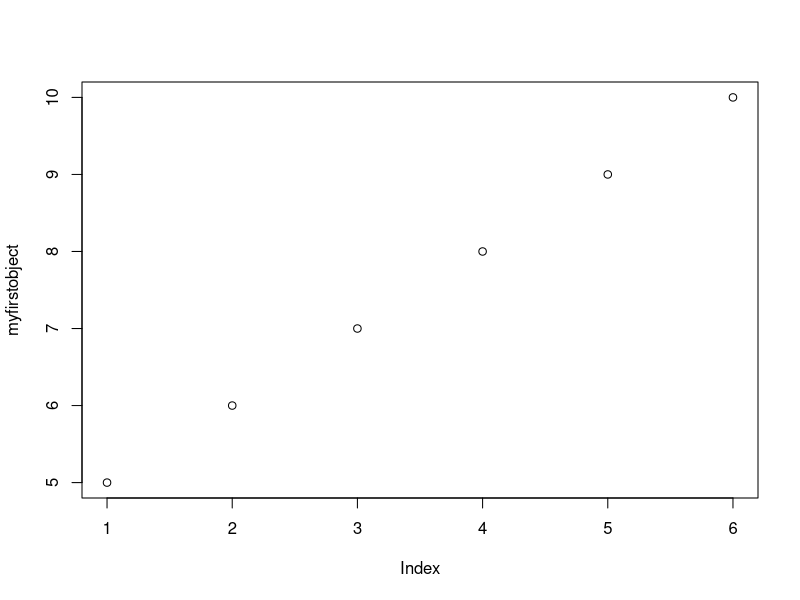
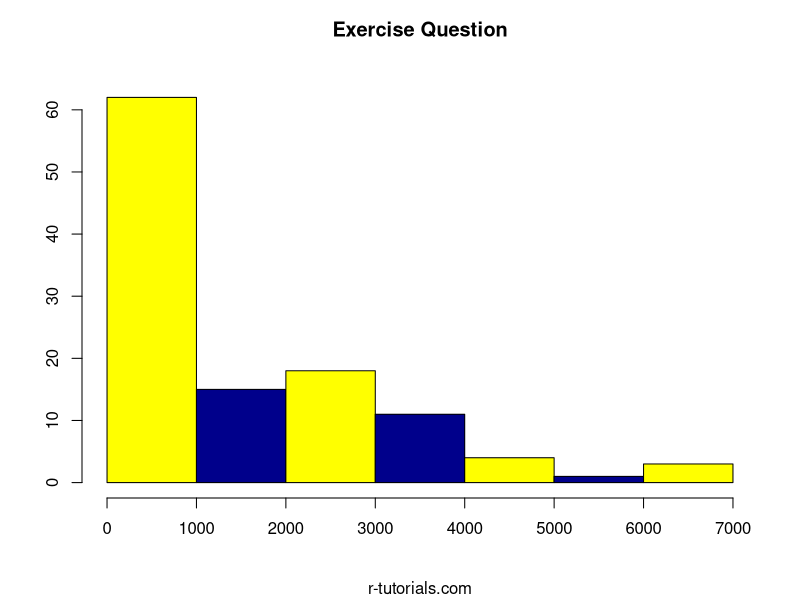

Here is the R script that generated these plots, in order: (Note: this script raises an error after producing the figures.)
myfirstobject = 5:10
plot(myfirstobject)

set.seed(65)
runif(n = 9, min = 3, max = 6)
set.seed(65)
runif(9, 3, 6)
set.seed(65)
runif(min = 3, max = 6, n = 9)
set.seed(65)
runif(3)
length(lynx)
order(lynx)
which(lynx< 500)
subset(lynx, lynx < 500)
hist(lynx, col=c("yellow", "darkblue"), breaks=7,
     sub="r-tutorials.com", xlab="", ylab="",
     main="Exercise Question\n")
mysepal = iris$Sepal.Length
sum(mysepal);
mean(mysepal)     
median(mysepal)     
min(mysepal);
max(mysepal)
summary(mysepal);
install.packages("dplyr")
library(dplyr)
?arrange
remove.packages("dplyr")
good <- c(123,243,4434,434,34,343443,34)
msft <- c(12,323,23,23,32,32,334)

stocks <- c(good,msft)

stock.matrix <- matrix(stocks,byrow = TRUE, nrow = 3)

mat <- matrix(1:12, byrow = T, nrow = 5)
mat

mat * 2

mat /2

mat ^2

1/mat

mat >15

mat[mat>15]

mat+ mat
mat/mat

mat*mat

mat %*% mat

market <- c(450,323,344,456,469)
goods <- c(233,344,545,343,232)

stocks <- c(market,goods)

share.matrix <- matrix(stocks , byrow = T, nrow = 2)

days <- c('Mon','Tue','Wed','Thu','Fri')
 st.name <- c('market','goods')

colnames(share.matrix)<- days
rownames(share.matrix) <- st.name

print(share.matrix)

colSums(share.matrix)

rowSums(share.matrix)

rowMeans(share.matrix)

FB <- c(112,123,433,343,127)

tech.stockes <- rbind(share.matrix,FB)
tech.stockes
